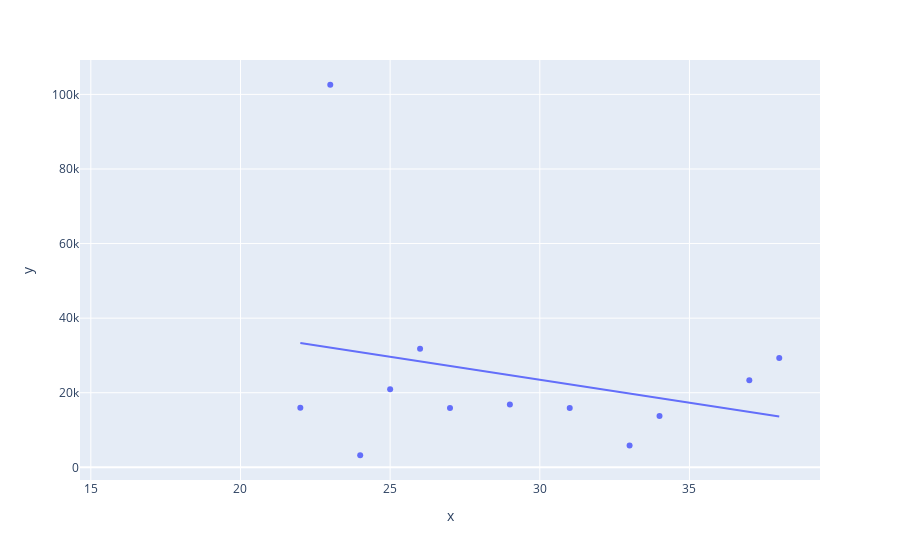

This figure's notebook cell:
### Code cell
import plotly.express as px #consegui plotar a trendline apenas com a plotly

fig = px.scatter(x=albania_age_mean_Salary.index, y=albania_age_mean_Salary['ConvertedComp'], trendline="ols")
fig.show()

### Figure 1 — Plotly figure (JSON) as saved in the notebook; plotly's stock layout.template omitted (floating-point values rounded to 4 significant figures)
{"data": [{"hovertemplate": "x=%{x}<br>y=%{y}<extra></extra>", "legendgroup": "", "marker": {"color": "#636efa", "symbol": "circle"}, "mode": "markers", "name": "", "orientation": "v", "showlegend": false, "type": "scatter", "x": [16, 18, 19, 21, 22, 23, 24, 25, 26, 27, 28, 29, 31, 33, 34, 37, 38], "xaxis": "x", "y": [null, null, null, null, 16002, 102588, 3234, 20922, 31788, 15900, null, 16860, 15900, 5832, 13776, 23316, 29298], "yaxis": "y"}, {"hovertemplate": "<b>OLS trendline</b><br>y = -1231.21 * x + 60425.6<br>R<sup>2</sup>=0.067540<br><br>x=%{x}<br>y=%{y} <b>(trend)</b><extra></extra>", "legendgroup": "", "marker": {"color": "#636efa", "symbol": "circle"}, "mode": "lines", "name": "", "showlegend": false, "type": "scatter", "x": [22, 23, 24, 25, 26, 27, 29, 31, 33, 34, 37, 38], "xaxis": "x", "y": [33340.0, 32110.0, 30880.0, 29650.0, 28410.0, 27180.0, 24720.0, 22260.0, 19800.0, 18560.0, 14870.0, 13640.0], "yaxis": "y"}], "layout": {"legend": {"tracegroupgap": 0}, "margin": {"t": 60}, "xaxis": {"anchor": "y", "domain": [0, 1], "title": {"text": "x"}}, "yaxis": {"anchor": "x", "domain": [0, 1], "title": {"text": "y"}}}}
